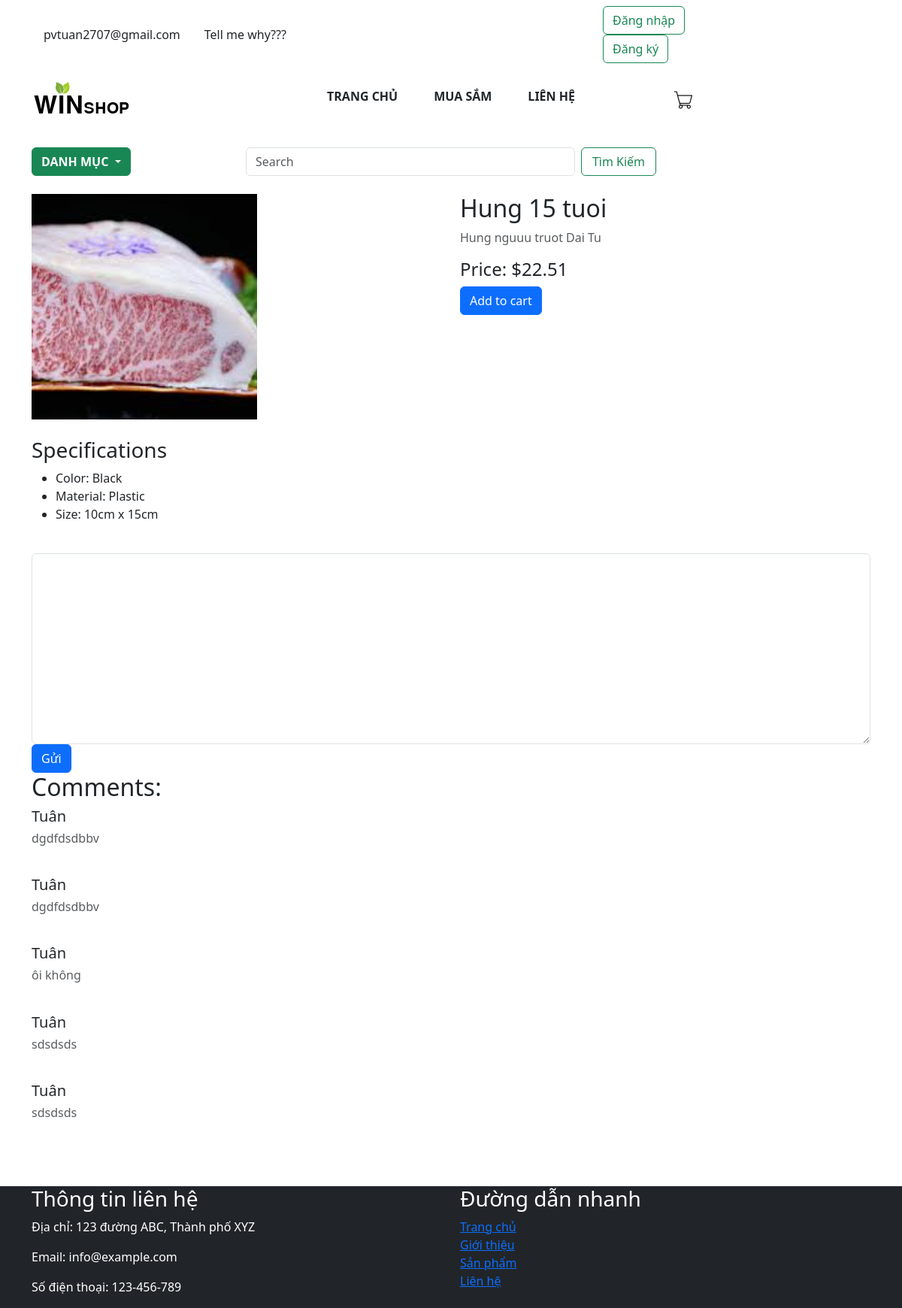
/detail/?id=1, run on the app's committed database.
### app/models.py (models this page shows, shortened)
class Product(models.Model):
    name = models.CharField(max_length=200, null=True)
    category = models.ManyToManyField(Category, related_name='product_category')
    price = models.FloatField()
    describe = models.CharField(max_length=300, null=True)
    digital = models.BooleanField(default=False, null=True, blank=False)
    image = models.ImageField(null=True, blank=True)
    @property
    def ImageURL(self):
        try:
            url = self.image.url
        except:
            url = ''
        return url

class Comment(models.Model):
    user = models.ForeignKey(User, on_delete=models.SET_NULL, null=True, blank=True)
    product = models.ForeignKey(Product, on_delete=models.SET_NULL, null=True, blank=True)
    title = models.TextField(null=True, blank=False)

### app/views.py (the view)
# urls.py: path('detail/', views.detail, name="detail"),
def detail(request):
    if request.user.is_authenticated:
        customer = request.user
        order, created = Order.objects.get_or_create(customer=customer, complete=False)
        items = order.orderitem_set.all()
        user_not_login = "hidden"
        user_login = "show"
        for item in items:
            item.total = item.product.price * item.quantity
    else:
        order = None
        items = []
        user_not_login = "show"
        user_login = "hidden"
    id = request.GET.get('id', '') # lấy id khi người dùng vlick vào sản phẩm nào đó
    user = request.user
    print(user)
    products = get_object_or_404(Product, id=id)
    comment = Comment.objects.filter(product=products) # lấy đúng cái cmt của cái sp đó
    if request.method == 'POST':
        form = CommentForm(request.POST)
        if form.is_valid():
            content = form.cleaned_data['content']
            comments = Comment(user=user, product=products, title=content)
            comments.save()
    else:
        form = CommentForm()
    categories = Category.objects.filter(is_sub=False)  # lay cac damh muc lon
    context = {'form': form, 'comments': comment, 'products': products, 'items': items, 'order': order, 'user_login': user_login,
               'user_not_login': user_not_login, 'categories':categories}
    return render(request, 'app/detail.html', context)

### app/views.py
class CommentForm(forms.Form):
    content = forms.CharField(widget=forms.Textarea(attrs={'class': 'form-control'}))

### app/templates/app/detail.html (shortened to what this page needs)
{% extends 'app/base.html' %}
{% load static %}
{% block category_context %}
    <div class="container mt-4">
        <div class="row">
          <div class="col-lg-6">
            <img src="{{products.ImageURL}}" alt="Product Image" class="img-fluid">
          </div>
          <div class="col-lg-6">
            <h2>{{products.name}}</h2>
            <p class="text-muted">{{products.describe}}</p>
            <h4>Price: ${{products.price | floatformat:2}}</h4>
            <button data-product={{products.id}} data-action="add" class="btn btn-primary add-btn update-btn">Add to cart</button>
          </div>
        </div>
        <div class="row mt-4">
          <div class="col">
            <h3>Specifications</h3>
            <ul>
              <li>Color: Black</li>
              <li>Material: Plastic</li>
              <li>Size: 10cm x 15cm</li>
            </ul>
          </div>
        </div>
        <div class="row mt-4">
          <div class="col">
            <form  method="POST" action="">
                {{ form.content }}
                <button name="comment"  type="submit"  class="btn btn-primary">Gửi</button>
            </form>
            <h2>Comments:</h2>
          <ul class="list-unstyled">
            {% for comment in comments %}
            <li class="media mb-4">
              <div class="media-body">
                <h5 class="mt-0">{{ comment.user.first_name }}</h5>
                <h6 class="text-muted">{{ comment.title }}</h6>
              </div>
            </li>
            {% endfor %}
          </ul>
        </div>
        </div>
  </div>
{% endblock category_context %}

### data on the page
Product: ImageURL (picture), name "Hung 15 tuoi", describe "Hung nguuu truot Dai Tu", price "22.51"
Comment: user.first_name "Tuân", title "dgdfdsdbbv"
Comment: user.first_name "Tuân", title "dgdfdsdbbv"
Comment: user.first_name "Tuân", title "ôi không"
Comment: user.first_name "Tuân", title "sdsdsds"
Comment: user.first_name "Tuân", title "sdsdsds"
